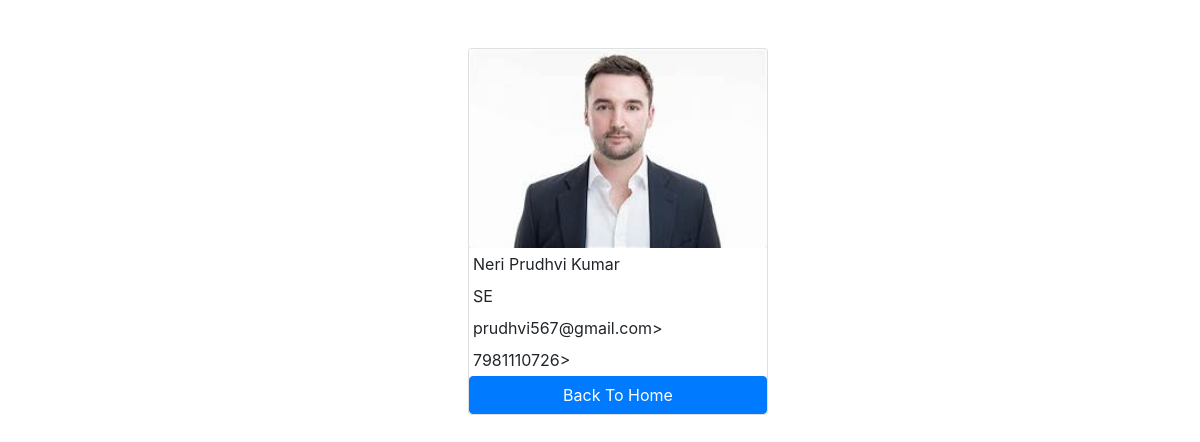
The app's page /employees/7/ with its own data.
### salary/models.py (models this page shows, shortened)
class Employee(models.Model):
    first_name=models.CharField(max_length=100)
    last_name=models.CharField(max_length=100)
    photo=models.ImageField(upload_to='images')
    designation=models.CharField(max_length=100)
    email_address=models.EmailField(max_length=100,unique=True)
    phone_number=models.CharField(max_length=10,blank=True)

### salary/views.py (the view)
# urls.py: path('<int:pk>/',views.employee_detail,name='employee_detail'),
def employee_detail(request,pk):
    employee=get_object_or_404(Employee,pk=pk)
    context={
        'employee':employee,
    }
    return render(request,'employee_detail.html',context)

### templates/employee_detail.html (shortened to what this page needs)
<!DOCTYPE html>
<html lang="en">
<head>
    <link rel="stylesheet" href="https://cdn.jsdelivr.net/npm/bootstrap@4.6.2/dist/css/bootstrap.min.css">
</head>
<body>
    <div class="container m-5">
        <div class="card mx-auto" style="width: 300px">
            <img src="{{employee.photo.url}}" class="card-img-top" alt="">
         <p class="card-text m-1">{{employee.first_name}} {{employee.last_name}}</p>
         <p class="card-text m-1">{{employee.designation}}</p>
         <p class="card-text m-1">{{employee.email_address}}></p>
         <p class="card-text m-1">{{employee.phone_number}}></p>
         <a href="{% url "home" %}" class="btn btn-primary">Back To Home</a>
        </div>
    </div>
</body>
</html>

### records on screen
Employee: photo (picture), first_name "Neri", last_name "Prudhvi Kumar", designation "SE", email_address "prudhvi567@gmail.com", phone_number "7981110726"
